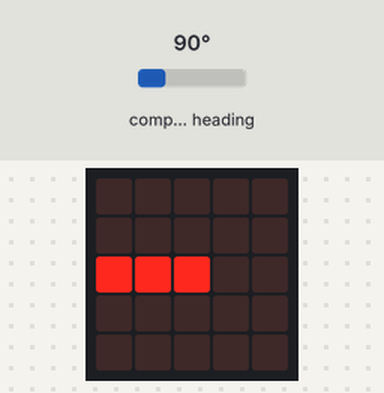
Bench run of a program on a simulated BBC micro:bit (MakeCode). On the bench: the board's 5×5 LED display. The test bench sets the inputs (shaded band); at power-on: compass heading 90°. The compass is already calibrated.

Above: at 1.2 s.
1.3 s: compass heading set to 7°
At 2.8 s:
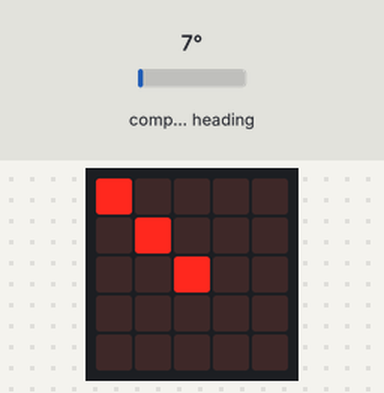
3.1 s: compass heading set to 180°
At 4.5 s:
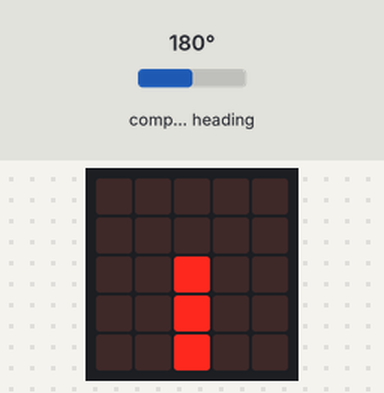
4.8 s: compass heading set to 269°
At 6.2 s:
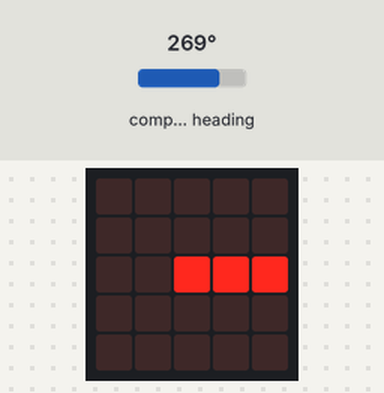
6.5 s: compass heading set to 352°
At 7.0 s:
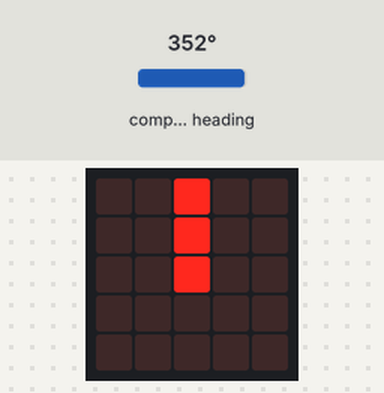
8.2 s: compass heading set to 90°
At 8.8 s:
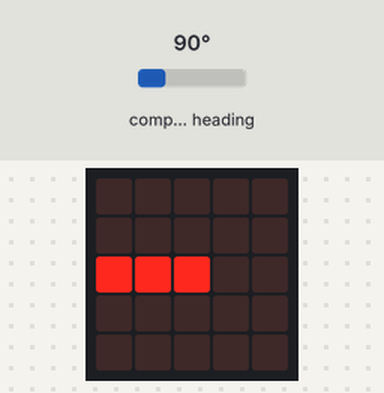
9.9 s: compass heading set to 18°
At 10.6 s:
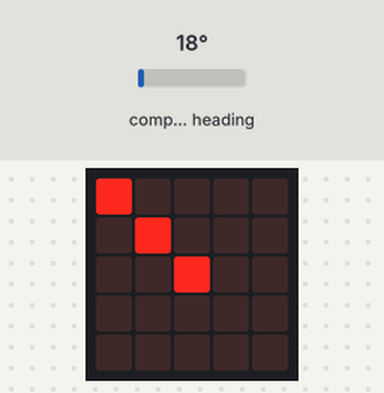
Timing chart, 0 to 12.5 s (numbered marks = the images above; inputs shaded):
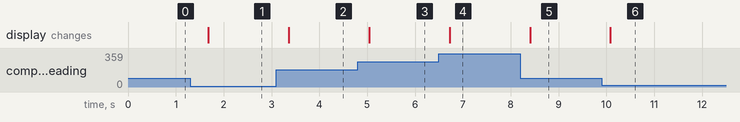

Measured:
- after the input at 1.3 s, the display: changes after 0.38 s (image 1)
- after the input at 3.1 s, the display: changes after 0.26 s (image 2)
- after the input at 4.8 s, the display: changes after 0.24 s (image 3)
- after the input at 6.5 s, the display: changes after 0.22 s (image 4)
- after the input at 8.2 s, the display: changes after 0.20 s (image 5)
- after the input at 9.9 s, the display: changes after 0.19 s (image 6)

The program:

main.ts
```typescript
let d = 0
basic.forever(function () {
    d = input.compassHeading()
    if (Math.abs(d) - 45 <= 22) {
        basic.showLeds(`
            # . . . .
            . # . . .
            . . # . .
            . . . . .
            . . . . .
            `)
    } else if (Math.abs(d) - 99 <= 22) {
        basic.showLeds(`
            . . . . .
            . . . . .
            # # # . .
            . . . . .
            . . . . .
            `)
    } else if (Math.abs(d - 135) <= 22) {
        basic.showLeds(`
            . . . . .
            . . . . .
            . . # . .
            . # . . .
            # . . . .
            `)
    } else if (Math.abs(d) - 180 <= 22) {
        basic.showLeds(`
            . . . . .
            . . . . .
            . . # . .
            . . # . .
            . . # . .
            `)
    } else if (Math.abs(d - 225) <= 22) {
        basic.showLeds(`
            . . . . .
            . . . . .
            . . # . .
            . . . # .
            . . . . #
            `)
    } else if (Math.abs(d) - 270 < 22) {
        basic.showLeds(`
            . . . . .
            . . . . .
            . . # # #
            . . . . .
            . . . . .
            `)
    } else if (Math.abs(d) - 315 <= 22) {
        basic.showLeds(`
            . . . . #
            . . . # .
            . . # . .
            . . . . .
            . . . . .
            `)
    } else {
        basic.showLeds(`
            . . # . .
            . . # . .
            . . # . .
            . . . . .
            . . . . .
            `)
    }
})
```

test.ts
```typescript
// aquí va el archivo "tests"; esto no se compilará cuando este paquete se utilice como una extensión.
```
